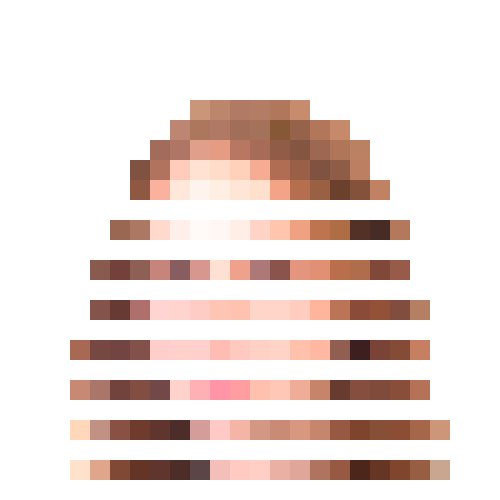
Frame 1 (no input)
Frame 60 (no input): identical to frame 1, image omitted
Frame 120 (the mouse pressed at the canvas centre since frame 60): identical to frame 1, image omitted

The p5.js sketch that drew this single still picture (run headless with seeded random() and noise() and a simulated clock; from frame 60 on, the mouse is pressed at the canvas centre):

// p5.js sketch
// ── sketch.js
// https://editor.p5js.org/meyerss/sketches/d9frdszhy

function setup() {
  createCanvas(500, 500);
}

function draw() {
  background(255);
  noStroke();

  //line 1
  fill(202, 150, 121)
  rect(190, 100, 20, 20)
  fill(187, 134, 107)
  rect(210, 100, 20, 20)
  fill(177, 122, 100)
  rect(230, 100, 20, 20)
  fill(178, 125, 100)
  rect(250, 100, 20, 20)
  fill(176, 119, 93)
  rect(270, 100, 20, 20)
  fill(199, 140, 109)
  rect(290, 100, 20, 20)

    //line 2
    fill(189, 134, 115)
    rect(170, 120, 20, 20)
    fill(173, 119, 94)
    rect(190, 120, 20, 20)
    fill(176, 121, 102)
    rect(210, 120, 20, 20)
    fill(160, 110, 89)
    rect(230, 120, 20, 20)
    fill(164, 114, 91)
    rect(250, 120, 20, 20)
    fill(164, 114, 91)
    rect(250, 120, 20, 20)
    fill(134, 88, 53)
    rect(270, 120, 20, 20)
    fill(150, 98, 74)
    rect(290, 120, 20, 20)
    fill(178, 119, 91)
    rect(310, 120, 20, 20)
    fill(198, 138, 106)
    rect(330, 120, 20, 20)

  //line 3
  fill(161, 108, 91)
  rect(150, 140, 20, 20)
  fill(175, 118, 102)
  rect(170, 140, 20, 20)
  fill(224, 159, 139)
  rect(190, 140, 20, 20)
  fill(229, 156, 131)
  rect(210, 140, 20, 20)
  fill(184, 119, 99)
  rect(230, 140, 20, 20)
  fill(166, 108, 87)
  rect(250, 140, 20, 20)
  fill(144, 92, 72)
  rect(270, 140, 20, 20)
  fill(132, 85, 64)
  rect(290, 140, 20, 20)
  fill(156, 104, 81)
  rect(310, 140, 20, 20)
  fill(175, 118, 89)
  rect(330, 140, 20, 20)
  fill(186, 130, 98)
  rect(350, 140, 20, 20)

  //line 4
    fill(128, 82, 66)
    rect(130, 160, 20, 20)  
    fill(177, 115, 94)
    rect(150, 160, 20, 20)  
    fill(255, 203, 186)
    rect(170, 160, 20, 20) 
    fill(255, 226, 209)
    rect(190, 160, 20, 20)   
    fill(255, 220, 201)
    rect(210, 160, 20, 20)
    fill(255, 209, 186)
    rect(230, 160, 20, 20)
    fill(246, 172, 147)
    rect(250, 160, 20, 20)
    fill(176, 109, 84)
    rect(270, 160, 20, 20)
    fill(154, 96, 71)
    rect(290, 160, 20, 20)
    fill(128, 83, 64)
    rect(310, 160, 20, 20)
    fill(142, 92, 71)
    rect(330, 160, 20, 20)
    fill(188, 127, 98)
    rect(350, 160, 20, 20)  

  //line 5
  fill(143, 88, 66)
  rect(130, 180, 20, 20)
  fill(250, 178, 159)
  rect(150, 180, 20, 20)
  fill(255, 231, 218)
  rect(170, 180, 20, 20)
  fill(255, 243, 237)
  rect(190, 180, 20, 20)
  fill(255, 239, 227)
  rect(210, 180, 20, 20)
  fill(255, 229, 213)
  rect(230, 180, 20, 20)
  fill(255, 224, 204)
  rect(250, 180, 20, 20)
  fill(243, 163, 134)
  rect(270, 180, 20, 20)
  fill(181, 111, 78)
  rect(290, 180, 20, 20)
  fill(154, 96, 67)
  rect(310, 180, 20, 20)
  fill(107, 64, 45)
  rect(330, 180, 20, 20)
  fill(132, 82, 59)
  rect(350, 180, 20, 20)
  fill(192, 130, 98)
  rect(370, 180, 20, 20)

  //line 7
  fill(154, 103, 83)
  rect(110, 220, 20, 20)
  fill(172, 119, 99)
  rect(130, 220, 20, 20)
  fill(255, 217, 204)
  rect(150, 220, 20, 20)
  fill(255, 238, 233)
  rect(170, 220, 20, 20)
  fill(255, 250, 247)
  rect(190, 220, 20, 20)
  fill(255, 247, 243)
  rect(210, 220, 20, 20)
  fill(255, 238, 230)
  rect(230, 220, 20, 20)
  fill(255, 212, 198)
  rect(250, 220, 20, 20)
  fill(255, 197, 173)
  rect(270, 220, 20, 20)
  fill(240, 161, 130)
  rect(290, 220, 20, 20)
  fill(189, 116, 79)
  rect(310, 220, 20, 20)
  fill(175, 109, 69)
  rect(330, 220, 20, 20)
  fill(84, 49, 38)
  rect(350, 220, 20, 20)
  fill(71, 43, 37)
  rect(370, 220, 20, 20)
  fill(180, 120, 93)
  rect(390, 220, 20, 20)

  //line 9
  fill(137, 91, 78)
  rect(90, 260, 20, 20)
  fill(116, 65, 58)
  rect(110, 260, 20, 20)
  fill(142, 95, 85)
  rect(130, 260, 20, 20)
  fill(199, 132, 122)
  rect(150, 260, 20, 20)
  fill(136, 93, 95)
  rect(170, 260, 20, 20)
  fill(216, 151, 142)
  rect(190, 260, 20, 20)
  fill(255, 225, 211)
  rect(210, 260, 20, 20)
  fill(240, 161, 140)
  rect(230, 260, 20, 20)
  fill(173, 121, 120)
  rect(250, 260, 20, 20)
  fill(138, 84, 77)
  rect(270, 260, 20, 20)
  fill(227, 149, 126)
  rect(290, 260, 20, 20)
  fill(225, 144, 115)
  rect(310, 260, 20, 20)
  fill(187, 110, 76)
  rect(330, 260, 20, 20)
  fill(175, 109, 75)
  rect(350, 260, 20, 20)
  fill(128, 72, 57)
  rect(370, 260, 20, 20)
  fill(152, 91, 74)
  rect(390, 260, 20, 20)

  //line 11
  fill(132, 83, 74)
  rect(90, 300, 20, 20)
  fill(103, 59, 52)
  rect(110, 300, 20, 20)
  fill(175, 111, 106)
  rect(130, 300, 20, 20)
  fill(255, 212, 209)
  rect(150, 300, 20, 20)
  fill(255, 211, 206)
  rect(170, 300, 20, 20)
  fill(255, 204, 197)
  rect(190, 300, 20, 20)
  fill(255, 197, 180)
  rect(210, 300, 20, 20)
  fill(255, 194, 177)
  rect(230, 300, 20, 20)
  fill(255, 213, 201)
  rect(250, 300, 20, 20)
  fill(255, 212, 201)
  rect(270, 300, 20, 20)
  fill(255, 204, 191)
  rect(290, 300, 20, 20)
  fill(255, 181, 156)
  rect(310, 300, 20, 20)
  fill(187, 116, 86)
  rect(330, 300, 20, 20)
  fill(138, 75, 57)
  rect(350, 300, 20, 20)
  fill(147, 82, 55)
  rect(370, 300, 20, 20)
  fill(128, 77, 63)
  rect(390, 300, 20, 20)
  fill(181, 127, 100)
  rect(410, 300, 20, 20)

  //line 13
  fill(167, 105, 84)
  rect(70, 340, 20, 20)
  fill(118, 72, 65)
  rect(90, 340, 20, 20)
  fill(114, 69, 66)
  rect(110, 340, 20, 20)
  fill(129, 81, 74)
  rect(130, 340, 20, 20)
  fill(255, 206, 202)
  rect(150, 340, 20, 20)
  fill(255, 209, 202)
  rect(170, 340, 20, 20)
  fill(255, 207, 204)
  rect(190, 340, 20, 20)
  fill(255, 188, 178)
  rect(210, 340, 20, 20)
  fill(255, 201, 191)
  rect(230, 340, 20, 20)
  fill(255, 209, 198)
  rect(250, 340, 20, 20)
  fill(255, 211, 198)
  rect(270, 340, 20, 20)
  fill(255, 192, 172)
  rect(290, 340, 20, 20)
  fill(255, 184, 161)
  rect(310, 340, 20, 20)
  fill(145, 94, 82)
  rect(330, 340, 20, 20)
  fill(60, 31, 30)
  rect(350, 340, 20, 20)
  fill(121, 68, 55)
  rect(370, 340, 20, 20)
  fill(132, 75, 55)
  rect(390, 340, 20, 20)
  fill(198, 127, 96)
  rect(410, 340, 20, 20)

  //line 15
  fill(199, 136, 116)
  rect(70, 380, 20, 20)
  fill(170, 118, 106)
  rect(90, 380, 20, 20)
  fill(114, 67, 60)
  rect(110, 380, 20, 20)
  fill(131, 78, 66)
  rect(130, 380, 20, 20)
  fill(114, 73, 72)
  rect(150, 380, 20, 20)
  fill(255, 211, 203)
  rect(170, 380, 20, 20)
  fill(255, 176, 180)
  rect(190, 380, 20, 20)
  fill(255, 149, 167)
  rect(210, 380, 20, 20)
  fill(255, 157, 161)
  rect(230, 380, 20, 20)
  fill(255, 193, 173)
  rect(250, 380, 20, 20)
  fill(255, 199, 181)
  rect(270, 380, 20, 20)
  fill(239, 172, 151)
  rect(290, 380, 20, 20)
  fill(198, 132, 107)
  rect(310, 380, 20, 20)
  fill(104, 59, 48)
  rect(330, 380, 20, 20)
  fill(134, 78, 63)
  rect(350, 380, 20, 20)
  fill(127, 75, 58)
  rect(370, 380, 20, 20)
  fill(136, 78, 58)
  rect(390, 380, 20, 20)
  fill(182, 114, 87)
  rect(410, 380, 20, 20)  
 
  
  //line 17
  fill(255, 215, 187)
  rect(70, 420, 20, 20)
  fill(193, 145, 131)
  rect(90, 420, 20, 20)
  fill(136, 81, 67)
  rect(110, 420, 20, 20)
  fill(110, 59, 45)
  rect(130, 420, 20, 20)
  fill(95, 53, 45)
  rect(150, 420, 20, 20)
  fill(77, 45, 41)
  rect(170, 420, 20, 20)
  fill(212, 157, 154)
  rect(190, 420, 20, 20)
  fill(255, 201, 197)
  rect(210, 420, 20, 20)
  fill(244, 181, 167)
  rect(230, 420, 20, 20)
  fill(211, 152, 131)
  rect(250, 420, 20, 20)
  fill(201, 139, 118)
  rect(270, 420, 20, 20)
  fill(216, 151, 127)
  rect(290, 420, 20, 20)
  fill(198, 134, 110)
  rect(310, 420, 20, 20)
  fill(151, 89, 66)
  rect(330, 420, 20, 20)
  fill(127, 68, 45)
  rect(350, 420, 20, 20)
  fill(136, 79, 55)
  rect(370, 420, 20, 20)
  fill(139, 78, 53)
  rect(390, 420, 20, 20)
  fill(166, 102, 74)
  rect(410, 420, 20, 20)  
  fill(206, 150, 120)
  rect(430, 420, 20, 20)  

  //line 19
  fill(255, 226, 203)
  rect(70, 460, 20, 20)
  fill(224, 166, 139)
  rect(90, 460, 20, 20)
  fill(128, 73, 53)
  rect(110, 460, 20, 20)
  fill(100, 52, 38)
  rect(130, 460, 20, 20)
  fill(95, 53, 45)
  rect(150, 460, 20, 20)
  fill(76, 45, 39)
  rect(170, 460, 20, 20)
  fill(92, 69, 71)
  rect(190, 460, 20, 20)
  fill(244, 191, 184)
  rect(210, 460, 20, 20)
  fill(254, 202, 194)
  rect(230, 460, 20, 20)
  fill(255, 207, 197)
  rect(250, 460, 20, 20)
  fill(233, 176, 163)
  rect(270, 460, 20, 20)
  fill(224, 166, 153)
  rect(290, 460, 20, 20)
  fill(175, 116, 96)
  rect(310, 460, 20, 20)
  fill(151, 89, 66)
  rect(330, 460, 20, 20)
  fill(77, 38, 27)
  rect(350, 460, 20, 20)
  fill(102, 53, 35)
  rect(370, 460, 20, 20)
  fill(127, 69, 45)
  rect(390, 460, 20, 20)
  fill(151, 94, 68)
  rect(410, 460, 20, 20)  
  fill(201, 166, 143)
  rect(430, 460, 20, 20) 


}
